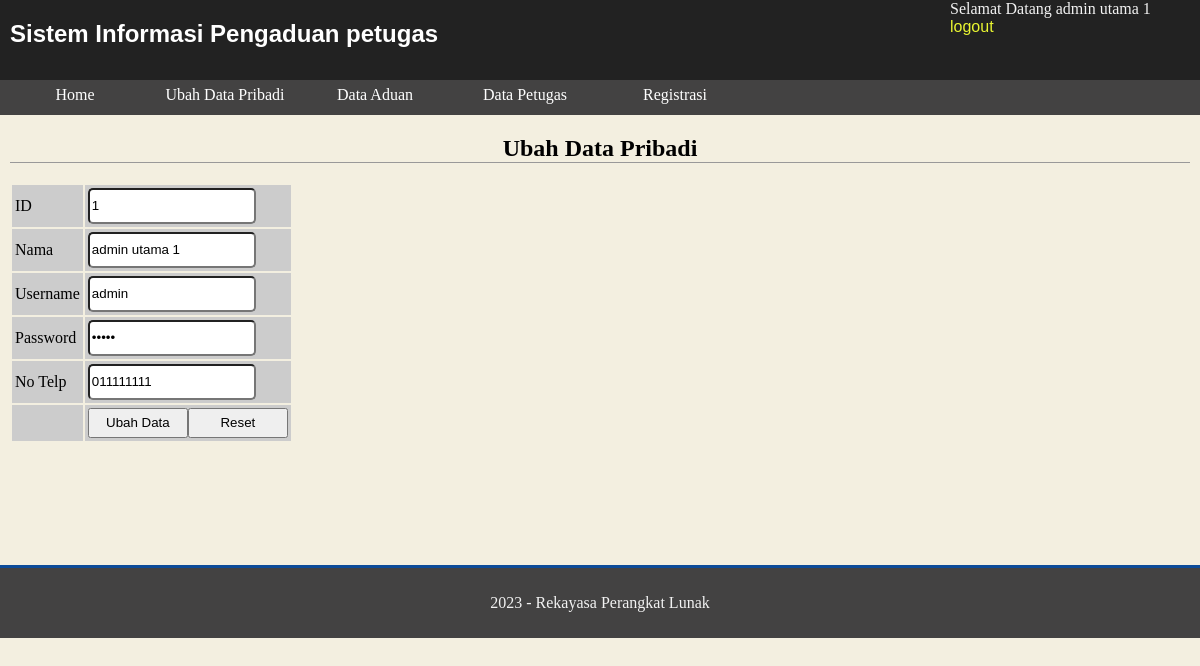
Screenshot of /petugas/ubahdata.php (signed in) with the database file from the repository.
### tables this page shows
CREATE TABLE `petugas` (
  `id_petugas` int(11) NOT NULL,
  `nama_petugas` varchar(35) NOT NULL,
  `username` varchar(25) NOT NULL,
  `password` varchar(32) NOT NULL,
  `telp` varchar(13) NOT NULL,
  `level` enum('admin','petugas') NOT NULL
);

### petugas/ubahdata.php (the view, shortened to what this page needs)
<?php
include "../inc/koneksi.php";
$kueri_identitas = mysqli_query($konek,"SELECT * FROM petugas WHERE id_petugas = '".$_SESSION['ses_idpetugas']."'");
$data_identitas = mysqli_fetch_array($kueri_identitas);
?>
<!DOCTYPE html>
<html>
<head>
     <link rel="stylesheet" type="text/css" href="stylepetugas.css">
</head>
<body>
    <header>
        <h1>Sistem Informasi Pengaduan petugas</h1>
		<div class="identitas">Selamat Datang <?php echo $data_identitas[1]; ?><br>
		<a href="aksipetugas.php?a=logout">logout</a></div>
    </header>
    <nav>
        <?php
			include("menu.php");
		?>
    </nav>
    <div class="container">
        <div class="content">
            <h2>Ubah Data Pribadi</h2>
			<form name="f_ubahdata" method="post" action="aksipetugas.php?a=ubahdata" enctype="multipart/form-data">
				<table border="0">
                <tr><td>ID</td><td><input type="text" name="id_petugas" readonly value="<?php echo $data_identitas[0]; ?>" class="inputan"></td></tr>
                <tr><td>Nama</td><td><input type="text" name="nama" value="<?php echo $data_identitas[1]; ?>" class="inputan"></td></tr>
                <tr><td>Username</td><td><input type="text" name="pengguna" value="<?php echo $data_identitas[2]; ?>" class="inputan"></td></tr>
                <tr><td>Password</td><td><input type="password" name="sandi" value="<?php echo $data_identitas[3]; ?>" class="inputan"></td></tr>
                <tr><td>No Telp</td><td><input type="text" name="telp" value="<?php echo $data_identitas[4]; ?>" class="inputan"></td></tr>
                <tr><td>&nbsp;</td><td><input type="submit" value="Ubah Data" class="tombol"><input type="reset" value="Reset" class="tombol"></td></tr>
                </table>
            </form>
        </div>
    </div>
    <footer>
        <p>2023 - Rekayasa Perangkat Lunak</p>
    </footer>
</body>
</html>

### petugas/stylepetugas.css (style rules this page uses)
body { margin: 0; padding: 0; background: #F3EFE0; }
header { margin: 0; padding: 0; background: #222222; display: block; height: 80px; color: #f2f2f2; }
header h1 { margin: 0; padding: 20px 10px 10px 10px; font-size: 24px; font-family: Arial,Helvetica; width: 600px; float: left; color: #fff; }
nav { background: #434242; width: 100%; height: 35px; display: block; }
.container { width: 100%; clear: both; float: left; min-height: 450px; }
.content { margin: 10px; display: block; }
.content td { background: #ccc; height: 30px; padding: 3px; }
footer { clear: both; display: block; background: #434242; border-top: solid 3px #0c4b98; color: #f2f2f2; height: 50px; text-align: center; padding: 10px; }
h2 { text-align: center; border-bottom: solid 1px #999; }
.identitas { width: 250px; height: 100px; display: block; float: right; }
.identitas a, .identitas a:link, .identitas a:visited, .identitas a:active { text-decoration: none; color: #e9f531; font-size: 16px; font-family: Arial,Helvetica; }
.tombol { width: 100px; height: 30px; display: block; float: left; }
.inputan { width: 80%; height: 30px; border-radius: 5px; }

### rows the page displays
petugas: nama_petugas "admin utama 1", id_petugas "1", nama "admin utama 1", pengguna "admin", telp "011111111"
